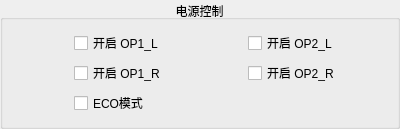
       <widget class="QGroupBox" name="groupBox_30">
        <property name="geometry">
         <rect>
          <x>220</x>
          <y>376</y>
          <width>400</width>
          <height>121</height>
         </rect>
        </property>
        <property name="title">
         <string>电源控制</string>
        </property>
        <property name="alignment">
         <set>Qt::AlignCenter</set>
        </property>
        <layout class="QGridLayout" name="gridLayout_8">
         <item row="2" column="1">
          <widget class="QCheckBox" name="checkbox_op_eco">
           <property name="text">
            <string>ECO模式</string>
           </property>
          </widget>
         </item>
         <item row="0" column="3">
          <widget class="QCheckBox" name="checkbox_op_l2">
           <property name="text">
            <string>开启 OP2_L</string>
           </property>
          </widget>
         </item>
         <item row="1" column="3">
          <widget class="QCheckBox" name="checkbox_op_r2">
           <property name="text">
            <string>开启 OP2_R</string>
           </property>
          </widget>
         </item>
         <item row="1" column="1">
          <widget class="QCheckBox" name="checkbox_op_r1">
           <property name="text">
            <string>开启 OP1_R</string>
           </property>
          </widget>
         </item>
         <item row="0" column="1">
          <widget class="QCheckBox" name="checkbox_op_l1">
           <property name="text">
            <string>开启 OP1_L</string>
           </property>
          </widget>
         </item>
         <item row="0" column="0">
          <spacer name="horizontalSpacer">
           <property name="orientation">
            <enum>Qt::Horizontal</enum>
           </property>
           <property name="sizeType">
            <enum>QSizePolicy::Fixed</enum>
           </property>
           <property name="sizeHint" stdset="0">
            <size>
             <width>60</width>
             <height>20</height>
            </size>
           </property>
          </spacer>
         </item>
         <item row="0" column="2">
          <spacer name="horizontalSpacer_2">
           <property name="orientation">
            <enum>Qt::Horizontal</enum>
           </property>
           <property name="sizeType">
            <enum>QSizePolicy::Fixed</enum>
           </property>
           <property name="sizeHint" stdset="0">
            <size>
             <width>30</width>
             <height>20</height>
            </size>
           </property>
          </spacer>
         </item>
        </layout>
       </widget>
